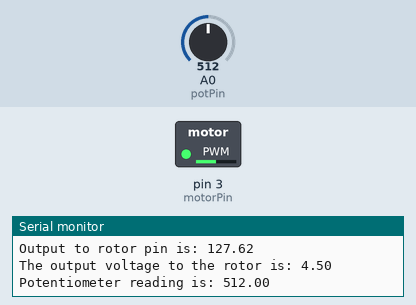
Bench run of a sketch on a simulated Arduino Uno, built with avr-gcc and run on an emulated ATmega328P. On the bench: switched loads named in the sketch (green lamp = pin HIGH), the last lines printed to the serial monitor. Inputs (shaded band) come from the test bench; at power-on: A0 (potPin) = 512.

Above: at 1.2 s.
1.3 s: A0 (potPin) set to 419
At 1.7 s:
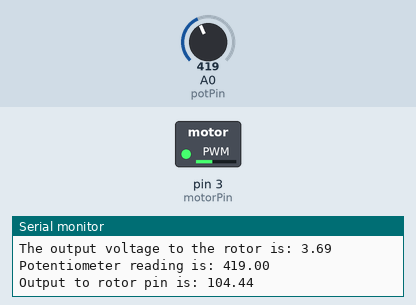
2.9 s: A0 (potPin) set to 390
At 3.9 s:
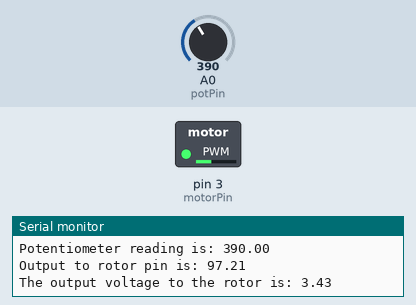
4.6 s: A0 (potPin) set to 107
At 5.6 s:
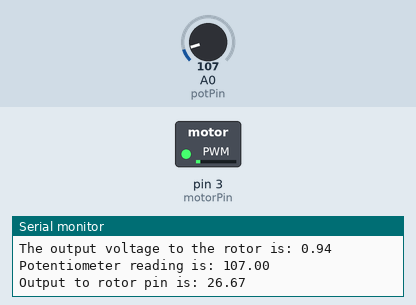
6.2 s: A0 (potPin) set to 90
At 7.2 s:
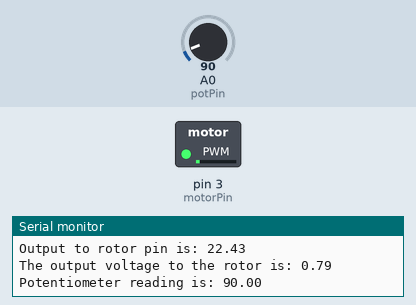
7.9 s: A0 (potPin) set to 0
At 8.3 s:
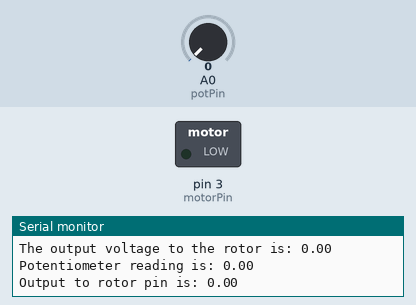
9.5 s: A0 (potPin) set to 8
At 10.8 s:
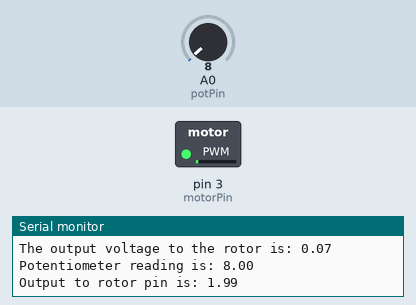
11.1 s: A0 (potPin) set to 11
Timing chart, 0 to 14.1 s (numbered marks = the images above; inputs shaded):
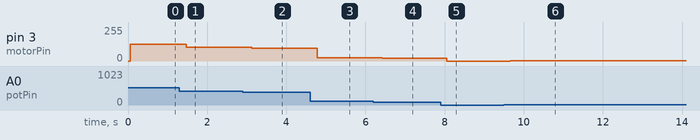

Measured:
- after the input at 1.3 s, pin 3 (motorPin): 127/255 → 104/255 after 0.17 s
- after the input at 2.9 s, pin 3 (motorPin): 104/255 → 97/255 after 0.23 s
- after the input at 4.6 s, pin 3 (motorPin): 97/255 → 26/255 after 0.18 s
- after the input at 6.2 s, pin 3 (motorPin): 26/255 → 22/255 after 0.22 s
- after the input at 7.9 s, pin 3 (motorPin): 22/255 → 0/255 after 0.15 s
- after the input at 9.5 s, pin 3 (motorPin): 0/255 → 1/255 after 0.15 s
- after the input at 11.1 s, pin 3 (motorPin): 1/255 → 2/255 after 0.16 s

The sketch:

Control_Motor_with_Potentiometer.ino
```cpp
int potPin = A0;             // Assign potentiometer pin
float potReading;            // Create variable for potentiometer reading
int motorPin = 3;            // Assign pin for motor control (NOTE: must use PWM pin)
float currentVoltage;        // Set global variable for max voltage
float rotorPinOutput;        // Set gloabal variable rotorPinOutput for writing to motorPin and controlling rotor speed


void setup() {
  // put your setup code here, to run once:
  Serial.begin(9600);
  pinMode(motorPin, OUTPUT);    // Set motor pin to output
  pinMode(potPin, INPUT);       // Assign pot pin to read incoming data

}

void loop() {
  // put your main code here, to run repeatedly:
  potReading = analogRead(potPin);                  // Read input value from potentiometer and store it in potReading variable
  Serial.print("Potentiometer reading is: ");
  Serial.println(potReading);                       // Print potReading value for debugging purposes.
  Serial.println("");
  rotorPinOutput = ( 255. / 1023. ) * potReading;   // Map potReading to a value that can be used with digitalWrite
  Serial.print("Output to rotor pin is: ");
  Serial.println(rotorPinOutput);
  Serial.println("");
  currentVoltage = ( 9. / 255. ) * rotorPinOutput;  // Map rotorPinOutput to a real voltage value
  Serial.print("The output voltage to the rotor is: ");
  Serial.println(currentVoltage);
  Serial.println("");
  analogWrite(motorPin, rotorPinOutput);           // Writes the output value (0-255) to the rotor pin

  //delay(500);
}
```
